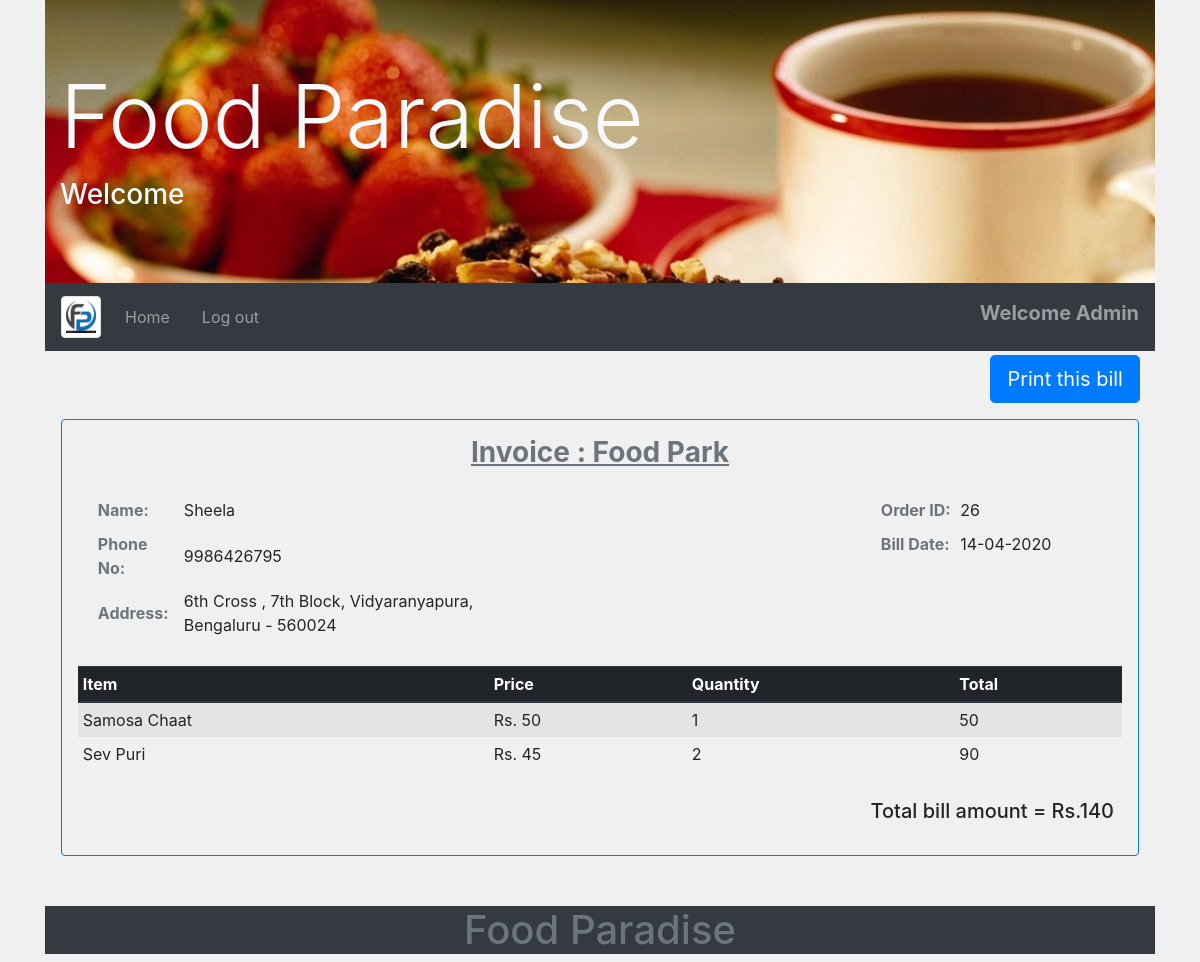
The app's page /admin/generate_bill.php?order_id=26 (signed in) with its own data.
### tables this page shows
CREATE TABLE `order` (
  `o_id` int(11) NOT NULL,
  `c_id` int(11) NOT NULL
);

CREATE TABLE `customer` (
  `c_id` int(11) NOT NULL,
  `name` varchar(50) NOT NULL,
  `address` varchar(200) NOT NULL,
  `phone_no` varchar(10) NOT NULL,
  `password` varchar(255) NOT NULL
);

CREATE TABLE `order_master` (
  `om_id` int(11) NOT NULL,
  `o_id` int(11) NOT NULL,
  `im_id` int(11) NOT NULL,
  `quantity` int(11) NOT NULL,
  `date` date NOT NULL
);

CREATE TABLE `item` (
  `im_id` int(11) NOT NULL,
  `i_name` varchar(200) NOT NULL,
  `category` varchar(30) NOT NULL,
  `price` int(11) NOT NULL,
  `image` varchar(500) NOT NULL,
  `status` tinyint(4) NOT NULL DEFAULT 1
);

### admin/generate_bill.php (the view, shortened to what this page needs)
<?php
  if (isset($_GET['order_id'])) {
      $order_id = $_GET['order_id'];
      require_once '../include/dbcon.php';
      $sql = "SELECT * FROM customer, `order` where customer.c_id=`order`.c_id AND o_id=$order_id";
      if ($result = mysqli_query($link, $sql)) {
          if (mysqli_num_rows($result) === 1) {
              $cust_row = mysqli_fetch_assoc($result);
              $sql = "SELECT item.i_name, item.price, order_master.quantity, DATE_FORMAT(order_master.date, '%d-%m-%Y') AS date, item.price * order_master.quantity AS total FROM item, order_master WHERE item.im_id = order_master.im_id and order_master.o_id=$order_id";
              if ($result = mysqli_query($link, $sql)) {
                  $item_rows = mysqli_fetch_all($result, MYSQLI_ASSOC);
              }
              else {
              }
          }
      }
      else {
      }
  }
?>
<!doctype html>
<html lang="en">
  <head>
    <link rel="stylesheet" href="../css/bootstrap.min.css">
    <link rel="stylesheet" type="text/css" href="../css/main.css">
  </head>
  <body>
    <div class="container">
    <?php require '../include/admin_header.php'; ?>
     <div class="container">
        <div class="row mt-1">
            <div class="col"></div>
            <div class="col"></div>
            <div class="col"></div>
            <div class="col"></div>
            <div class="col"></div>
            <div class="col"></div>
            <div class="col">
                <button type="button" class="btn btn-primary btn-lg">Print this bill</button>
            </div>
          </div>
     </div>
     <div class="border border-primary rounded m-3 p-3" id="bill">
        <h3 class="text-center text-muted font-weight-bold mb-4">
            <u>Invoice : Food Park</u>
        </h3>
        <div class="container">
            <div class="row">
                <div class="col-md-5">
                    <table class="table-sm">
                      <tbody>
                          <tr>
                              <td><span class="text-muted font-weight-bold">Name:</span></td>
                              <td><?php echo $cust_row['name']; ?></td>
                          </tr>
                          <tr>
                              <td><span class="text-muted font-weight-bold">Phone No:</span></td>
                              <td><?php echo $cust_row['phone_no']; ?></td>
                          </tr>
                          <tr>
                              <td><span class="text-muted font-weight-bold">Address:</span></td>
                              <td> <?php echo $cust_row['address']; ?></td>
                          </tr>
                      </tbody>
                    </table>
                </div>
                <div class="col-md-4"></div>
                <div class="col-md-3">
                    <table class="table-sm">
                      <tbody>
                          <tr>
                              <td><span class="text-muted font-weight-bold">Order ID:</span></td>
                              <td> <?php echo $order_id; ?></td>
                          </tr>
                          <tr>
                              <td><span class="text-muted font-weight-bold">Bill Date:</span></td>
                              <td> <?php echo $item_rows[0]['date'] ?></td>
                          </tr>
                      </tbody>
                    </table>
                </div>
            </div>
        </div>
         <div class="table-responsive mt-4">
            <table class="table table-striped table-sm">
                <thead class="thead-dark">
                  <tr>
                    <th>Item</th>
                    <th>Price</th>
                    <th>Quantity</th>
                    <th>Total</th>
                  </tr>
                </thead>
                <tbody>
                    <?php $total_amount = 0; ?>
                    <?php foreach ($item_rows as $item): ?>
                    <tr>
                        <td> <?php echo $item['i_name']; ?></td>
                        <td> Rs. <?php echo number_format($item['price']); ?> </td>
                        <td> <?php echo $item['quantity']; ?> </td>
                        <td>
                            <?php
                                echo $item['total'];
                               $total_amount += $item['total'];
                            ?>
                        </td>
                    </tr>
                    <?php endforeach; ?>
                </tbody>
              </table>
        </div>
        <h5 class="text-right p-2 mt-1">Total bill amount = Rs.<?php echo number_format($total_amount); ?> </h5>
     </div>
    <?php require '../include/footer.php'; ?>
    </div>
  </body>
</html>

### css/main.css (style rules this page uses)
body { background-color: #f0f0f0; }
div.table-responsive { margin-top: 7px; }

### records on screen
order: c.name "Sheela", c.phone_no "9986426795", c.address "6th Cross , 7th Block, Vidyaranyapura, Bengaluru - 560024"
order_master: im.i_name "Samosa Chaat", im.price "50", quantity "1", total "50"
order_master: im.i_name "Sev Puri", im.price "45", quantity "2", total "90"

### other values on screen
$_SESSION['username'] "Admin"
$order_id "26"
$item_rows[0]['date'] "14-04-2020"
$total_amount "140"
